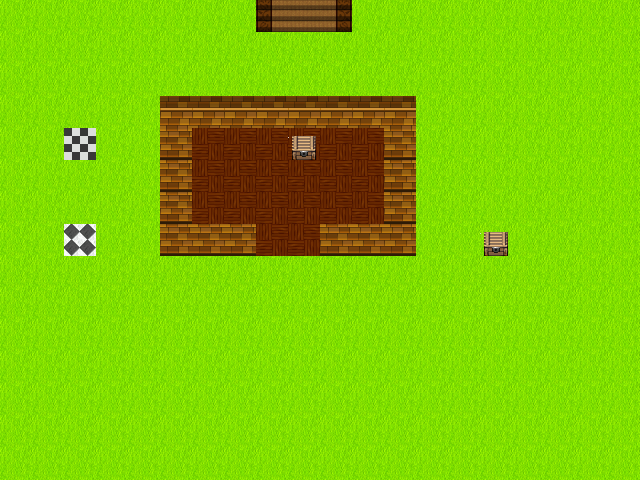

Tiled map render using the project's own tile images. Description and the map definition, with tile-layer contents summarised, below:
An orthogonal 20x15 tile map with 32x32 px tiles, 5 tile layers (Containers, Background, Encounters, Blocked, ...), 4 tilesets.

<map version="1.0" orientation="orthogonal" renderorder="right-down" width="20" height="15" tilewidth="32" tileheight="32" nextobjectid="9">
 <properties>
  <property name="Blocked" value="true" />
 </properties>
 <tileset firstgid="1" name="ground" tilewidth="32" tileheight="32" tilecount="240" columns="15">
  <image source="../tilesets/ground.png" width="506" height="512" />
  <tile id="95">
   <properties>
    <property name="encounterChance" value="1" />
    <property name="encounterInfo" value="0" />
   </properties>
  </tile>
  <tile id="139">
   <properties>
    <property name="encounterChance" value="1" />
    <property name="encounterInfo" value="0" />
   </properties>
  </tile>
  <tile id="230">
   <properties>
    <property name="entryInfo" value="1_3_3" />
   </properties>
  </tile>
  <tile id="231">
   <properties>
    <property name="entryInfo" value="1_3_3" />
   </properties>
  </tile>
  <tile id="232">
   <properties>
    <property name="entryInfo" value="1_3_3" />
   </properties>
  </tile>
 </tileset>
 <tileset firstgid="241" name="walls" tilewidth="32" tileheight="32" tilecount="128" columns="16">
  <image source="../tilesets/walls.png" width="512" height="256" />
  <tile id="2">
   <properties>
    <property name="Blocked" value="true" />
   </properties>
  </tile>
  <tile id="3">
   <properties>
    <property name="Blocked" value="true" />
   </properties>
  </tile>
  <tile id="18">
   <properties>
    <property name="Blocked" value="true" />
   </properties>
  </tile>
  <tile id="19">
   <properties>
    <property name="Blocked" value="true" />
   </properties>
  </tile>
 </tileset>
 <tileset firstgid="369" name="objects" tilewidth="32" tileheight="32" tilecount="16" columns="4">
  <image source="../tilesets/!$AN-Crates.png" width="128" height="128" />
  <tile id="0">
   <properties>
    <property name="Blocked" value="true" />
   </properties>
  </tile>
  <tile id="1">
   <properties>
    <property name="Blocked" value="true" />
   </properties>
  </tile>
  <tile id="2">
   <properties>
    <property name="Blocked" value="true" />
   </properties>
  </tile>
  <tile id="3">
   <properties>
    <property name="Blocked" value="true" />
   </properties>
  </tile>
  <tile id="6">
   <properties>
    <property name="Blocked" value="true" />
   </properties>
  </tile>
  <tile id="7">
   <properties>
    <property name="Blocked" value="true" />
   </properties>
  </tile>
 </tileset>
 <tileset firstgid="385" name="items" tilewidth="32" tileheight="32" tilecount="24" columns="4">
  <image source="../tilesets/itemTileset.png" width="128" height="192" />
  <tile id="0">
   <properties>
    <property name="isContainer" value="true" />
    <property name="item" value="Water" />
   </properties>
  </tile>
  <tile id="1">
   <properties>
    <property name="isContainer" value="true" />
    <property name="item" value="Damage Potion" />
   </properties>
  </tile>
  <tile id="2">
   <properties>
    <property name="isContainer" value="true" />
    <property name="item" value="Mana Potion" />
   </properties>
  </tile>
  <tile id="3">
   <properties>
    <property name="isContainer" value="true" />
    <property name="item" value="Buff Potion" />
   </properties>
  </tile>
  <tile id="4">
   <properties>
    <property name="isContainer" value="true" />
    <property name="item" value="Pen" />
   </properties>
  </tile>
  <tile id="5">
   <properties>
    <property name="isContainer" value="true" />
    <property name="item" value="Gold Sword" />
   </properties>
  </tile>
  <tile id="6">
   <properties>
    <property name="isContainer" value="true" />
    <property name="item" value="Fire Sword" />
   </properties>
  </tile>
  <tile id="7">
   <properties>
    <property name="isContainer" value="true" />
    <property name="item" value="Poison Sword" />
   </properties>
  </tile>
  <tile id="8">
   <properties>
    <property name="isContainer" value="true" />
   </properties>
  </tile>
  <tile id="9">
   <properties>
    <property name="isContainer" value="true" />
   </properties>
  </tile>
  <tile id="10">
   <properties>
    <property name="isContainer" value="true" />
   </properties>
  </tile>
  <tile id="11">
   <properties>
    <property name="isContainer" value="true" />
   </properties>
  </tile>
  <tile id="12">
   <properties>
    <property name="isContainer" value="true" />
   </properties>
  </tile>
  <tile id="13">
   <properties>
    <property name="isContainer" value="true" />
   </properties>
  </tile>
  <tile id="14">
   <properties>
    <property name="isContainer" value="true" />
   </properties>
  </tile>
  <tile id="15">
   <properties>
    <property name="isContainer" value="true" />
   </properties>
  </tile>
  <tile id="16">
   <properties>
    <property name="isContainer" value="true" />
   </properties>
  </tile>
  <tile id="17">
   <properties>
    <property name="isContainer" value="true" />
   </properties>
  </tile>
  <tile id="18">
   <properties>
    <property name="isContainer" value="true" />
   </properties>
  </tile>
  <tile id="19">
   <properties>
    <property name="isContainer" value="true" />
   </properties>
  </tile>
  <tile id="20">
   <properties>
    <property name="isContainer" value="true" />
   </properties>
  </tile>
  <tile id="21">
   <properties>
    <property name="isContainer" value="true" />
   </properties>
  </tile>
  <tile id="22">
   <properties>
    <property name="isContainer" value="true" />
   </properties>
  </tile>
  <tile id="23">
   <properties>
    <property name="isContainer" value="true" />
    <property name="item" value="empty" />
   </properties>
  </tile>
 </tileset>
 <layer name="Containers" width="20" height="15">
  <data>[300 cells, 2 non-empty, 2 distinct tile ids]</data>
 </layer>
 <layer name="Background" width="20" height="15">
  <data>[300 cells, 300 non-empty, 2 distinct tile ids]</data>
 </layer>
 <layer name="Encounters" width="20" height="15">
  <data>[300 cells, 2 non-empty, 2 distinct tile ids]</data>
 </layer>
 <layer name="Blocked" width="20" height="15">
  <data>[300 cells, 22 non-empty, 4 distinct tile ids]</data>
 </layer>
 <layer name="Entrances" width="20" height="15">
  <data>[300 cells, 3 non-empty, 3 distinct tile ids]</data>
 </layer>
</map>
